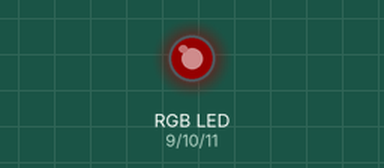
Simulated run of this sketch. Board: Arduino Uno, built with avr-gcc and run on an emulated ATmega328P. Parts: an RGB LED mixed from three pins (HIGH = lit). Dim RGB values are drawn brighter than linear; random numbers use the default seed unless the sketch sets one.

Above: at 0.15 s.
At 9.4 s:
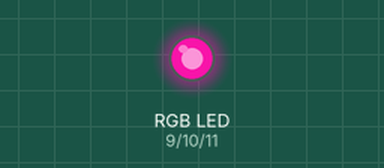
At 14.4 s:
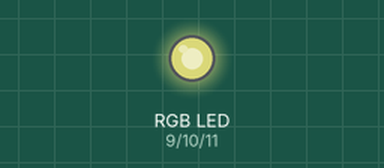
At 19.4 s:
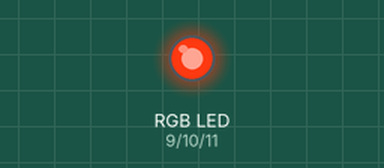
At 28.4 s:
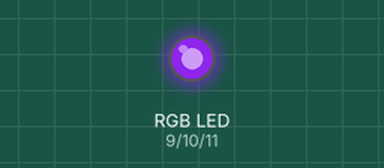
At 38.8 s:
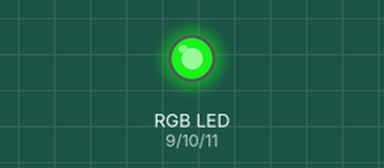
Timing chart, 0 to 40.0 s (numbered marks = the images above):
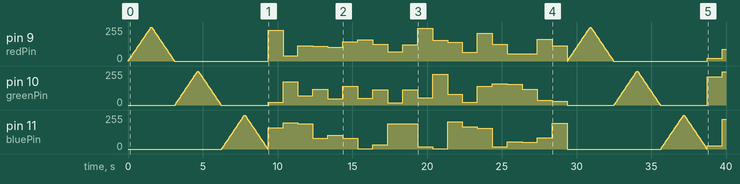

The sketch:

05_02_RGB_LED_Fading.ino
```cpp
/* Coding Array STARTER Kit for Arduino
 *
 * 예제 05_02_RGB_LED_Fading
 *
 *  본 예제에서는 공통 음극 RGB LED를 사용
 *  RGB LED는 빨강, 녹색, 파랑 빛의 3원색을 혼합하여 다양한 색상을 방출할 수 있다.
 *  9,10, 11번 핀은 각각 빨강, 녹색, 파랑 LED를 제어하는 핀에 연결되어 있으며
 *  PWM (Pulse-Width Modulation,펄스 폭 변조) 기능을 사용하여 LED의 밝기를 조절할 수 있고,
 *  'random'명령을 통해 RGB 세가지 색의 밝기를 조절하여 다양한 색 혼합을 가능하게 할 수 있다.
 */

const int redPin =9;           // 빨간 LED 9번에 연결
const int greenPin = 10;       // 초록 LED 10번에 연결
const int bluePin=11 ;         // 파란 LED 11번에 연결

int delayTime=30;           // 지연 시간 설정

int redV;                     // 빨간 LED 아날로그 값 설정 (0~255)
int greenV;                   // 초록 LED 아날로그 값 설정 (0~255)
int blueV;                    // 파란 LED 아날로그 값 설정 (0~255)

int fadeAmount =5;            // fade 저장 변수

void setup() {

   pinMode(redPin, OUTPUT);   // 9번 핀을 출력으로 설정
   pinMode(greenPin, OUTPUT); // 10번 핀을 출력으로 설정
   pinMode(bluePin, OUTPUT);  // 11번 핀을 출력으로 설정

}


void loop() {
  //빨간  LED 밝기 조절
  greenV=0;
  blueV=0;
  for(redV =0; redV <=255;redV +=5) {
                                               // 0 ~ 255 까지 값을 5씩 늘리면서
    analogWrite(redPin,redV);                    // 점점 밝게 LED 켜라
    analogWrite(greenPin,greenV);
    analogWrite(bluePin,blueV);
    delay(delayTime);                           // 30밀리초 기다림
  }

  for(int redV=255 ;redV >=0; redV -=5) {
                                               // 255 ~ 0 까지 값을 5씩 줄이면서
    analogWrite(redPin,redV);                   // 점점 어둡게 LED 켜라
    analogWrite(greenPin,greenV);
    analogWrite(bluePin,blueV);
    delay(delayTime);                          // 30밀리초 기다림
  }


  //초록 LED 밝기 조절
   redV=0;
   blueV=0;

  for(greenV=0  ; greenV <=255; greenV +=5) {
                                               // 0 ~ 255 사이의 값을 5씩 늘리면서
    analogWrite(redPin,redV);                     // 점점 밝게 LED 켜라
    analogWrite(greenPin,greenV);
    analogWrite(bluePin,blueV);
    delay(delayTime);                            // 30밀리초 기다림
  }

  for(int greenV =255 ; greenV >=0; greenV -=5) {
                                               // 255 ~ 0 사이의 값을 5씩 줄이면서
    analogWrite(redPin,redV);                   // 점점 어둡게 LED 켜라
    analogWrite(greenPin,greenV);
    analogWrite(bluePin,blueV);
    delay(delayTime);                          // 30밀리초 기다림
  }


  //파란 LED 밝기 조절
  redV=0;
  greenV=0;
  for(blueV=0 ; blueV <=255; blueV +=5) {
                                               // 0 ~ 255 사이의 값을 5씩 늘리면서
    analogWrite(redPin,redV);                    // 점점 밝게 LED 켜라
    analogWrite(greenPin,greenV);
    analogWrite(bluePin,blueV);

    delay(delayTime);                                    // 30밀리초 기다림
  }

  for(int blueV=255 ;blueV >=0; blueV -=5) {
                                               // 255 ~ 0 사이의 값을 5씩 줄이면서
    analogWrite(redPin,redV);                   // 점점 어둡게 LED 켜라
    analogWrite(greenPin,greenV);
    analogWrite(bluePin,blueV);
    delay(delayTime);                          // 30밀리초 기다림
  }

//랜덤색 20가지 나오기
  for (int i=0; i<20; i++){
    analogWrite(redPin,random(0,255));
    analogWrite(greenPin,random(0,255));
    analogWrite(bluePin,random(0,255));
    delay(1000);
  }
}
```
